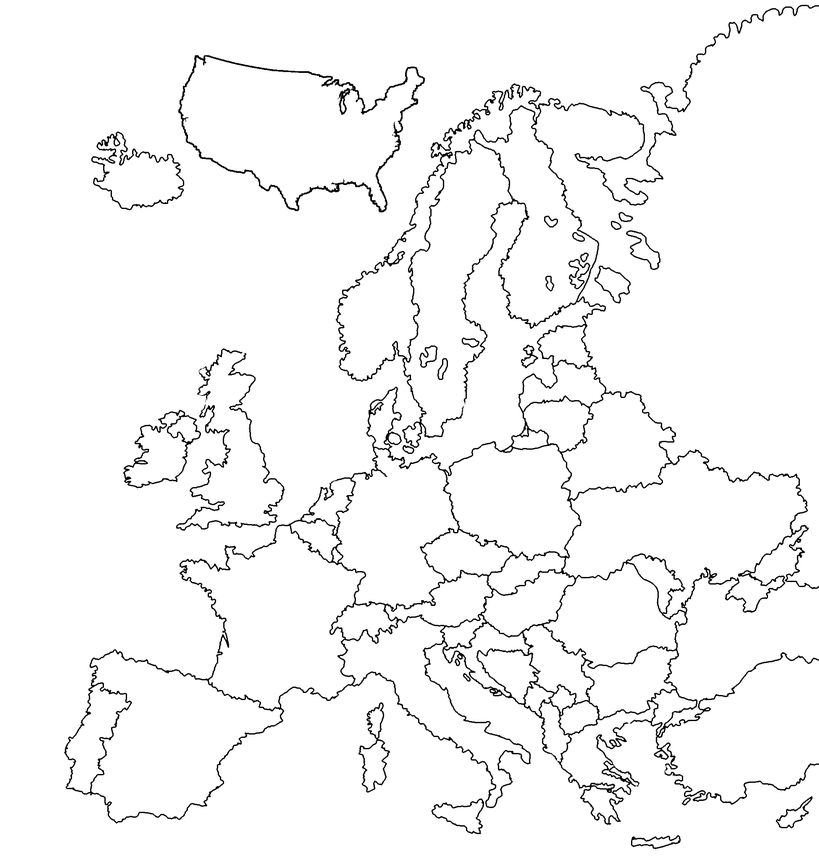
#> input picture resources/maps/default_map.png, 819 x 862 px, shrunk from 3900 x 4104 before the run
$ python border_procesing.py
#> lines starting #> are read from the running program, lines starting #| are printed output that depends on the picture; after the words box and inside, x2 and y2 are one past the last pixel; in counts of white or black regions, pixels touching at a corner belong together
#This file makes blured borders


from PIL import Image, ImageFilter
import numpy as np

def borders_procesing(image: Image.Image): #Function prepares borders to composing after ImageFilter.GaussianBlur()

    pixels = np.array(image)

    r, g, b, a = pixels[..., 0], pixels[..., 1], pixels[..., 2], pixels[..., 3]

    mask = (r != 0) & (g != 0) & (b != 0)

    pixels[mask, 0:3] = 0

    alpha_mask = mask & (a != 0)
    pixels[alpha_mask, 3] = np.clip(a[alpha_mask].astype(np.int16) + 30, 0, 255)

    return Image.fromarray(pixels)


borders = Image.open("default_map.png").convert("RGBA")
#> borders is the input picture: PIL image 819x862 RGBA; mean R, G, B, A 0, 0, 0, 9
borders = borders.filter(ImageFilter.GaussianBlur(radius=15))
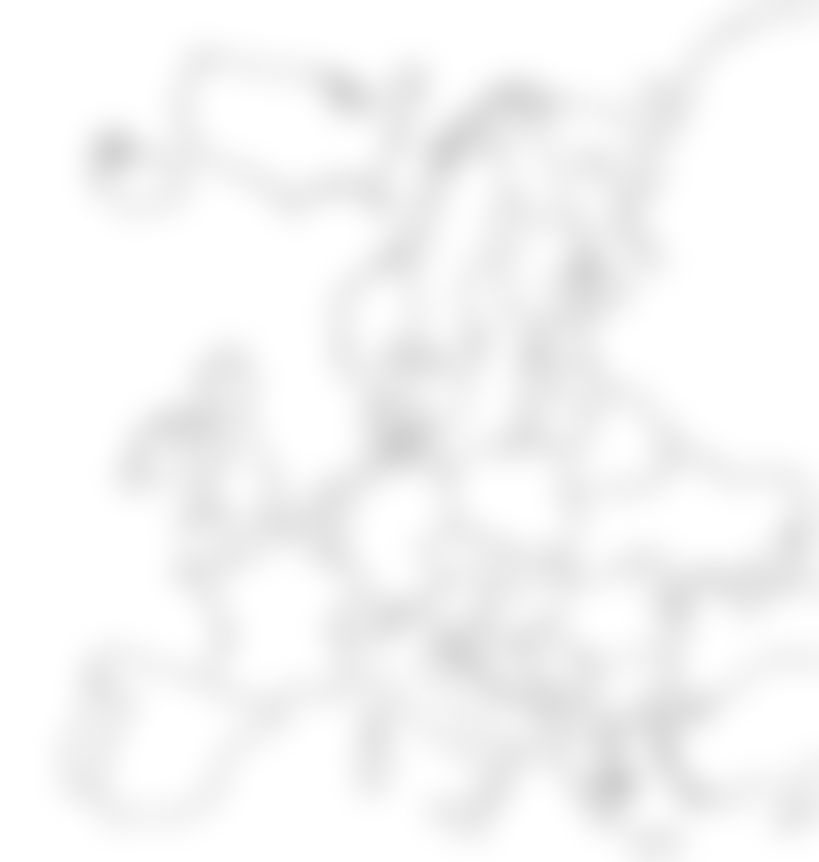
#> borders: PIL image 819x862 RGBA; mean R, G, B, A 0, 0, 0, 9; transparent parts drawn white

borders = borders_procesing(borders)
#> in borders_procesing, `r, g, b, a = pixels[..., 0], pixels[..., 1], pixels[..., 2], pixels[....`:
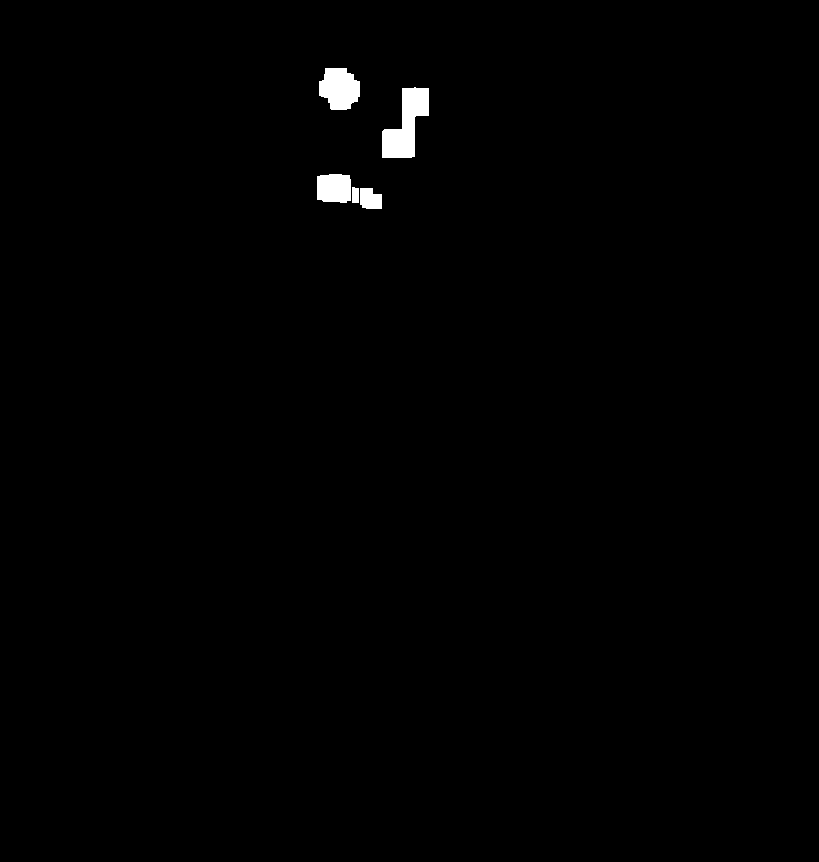
#> r: shape (862, 819); values 0 (black) and 1 (white), 0.66% white; 5 white regions, box (x1, y1, x2, y2) and area: (382, 87, 429, 158) 1879, (319, 68, 360, 110) 1328, (317, 174, 351, 203) 916, (360, 188, 382, 209) 396, (352, 187, 359, 203) 108
#> in borders_procesing, `r, g, b, a = pixels[..., 0], pixels[..., 1], pixels[..., 2], pixels[....`: g: shape (862, 819); values 0 (black) and 1 (white), 0.66% white; 5 white regions, box (x1, y1, x2, y2) and area: (382, 87, 429, 158) 1879, (319, 68, 360, 110) 1328, (317, 174, 351, 203) 915, (360, 188, 382, 210) 417, (352, 187, 359, 203) 108
#> in borders_procesing, `r, g, b, a = pixels[..., 0], pixels[..., 1], pixels[..., 2], pixels[....`: b: shape (862, 819); values 0 (black) and 1 (white), 0.68% white; 7 white regions, largest, box (x1, y1, x2, y2) and area: (382, 87, 429, 158) 1888, (319, 68, 360, 110) 1342, (315, 174, 351, 203) 978
#> in borders_procesing, `r, g, b, a = pixels[..., 0], pixels[..., 1], pixels[..., 2], pixels[....`:
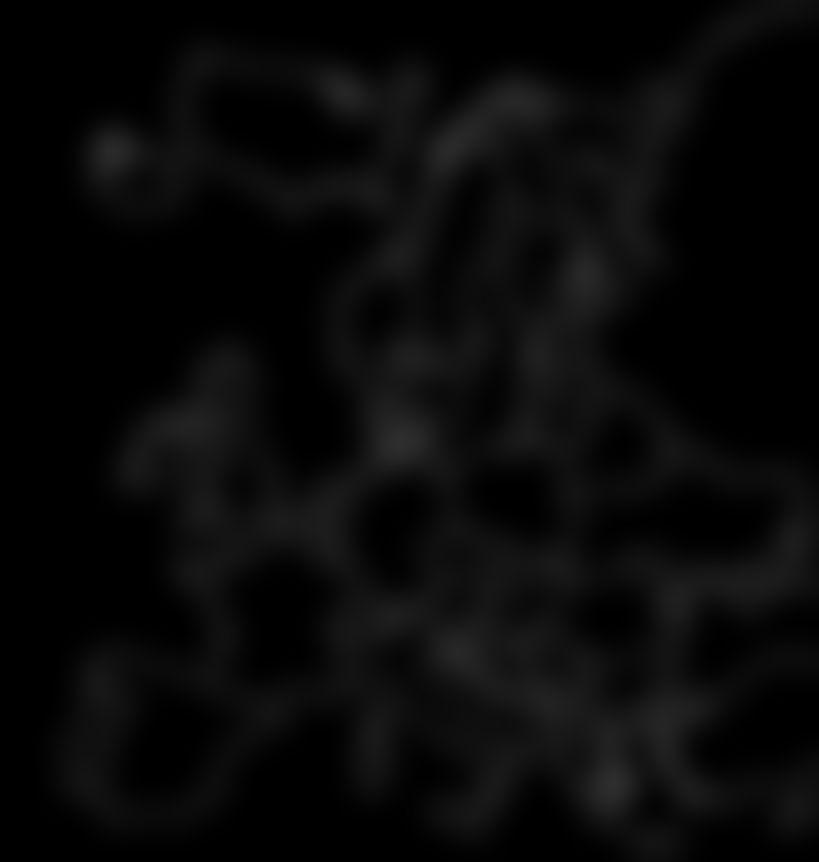
#> a: shape (862, 819); min 0, max 46, mean 9
#> in borders_procesing, `mask = (r != 0) & (g != 0) & (b != 0)`: mask: shape (862, 819) bool; 0.66% white; 5 white regions, box (x1, y1, x2, y2) and area: (382, 87, 429, 158) 1879, (319, 68, 360, 110) 1328, (317, 174, 351, 203) 914, (360, 188, 382, 209) 396, (352, 187, 359, 203) 108
#> in borders_procesing, `pixels[mask, 0:3] = 0`: pixels: shape (862, 819, 4); 0.66% of pixels changed, all inside (x1, y1, x2, y2) = (317, 68, 429, 209)
#> in borders_procesing, `pixels[alpha_mask, 3] = np.clip(a[alpha_mask].astype(np.int16) + 30, 0..`: pixels: shape (862, 819, 4); mean R, G, B, A 0, 0, 0, 9.2

borders.save("default_map_blured.png")
